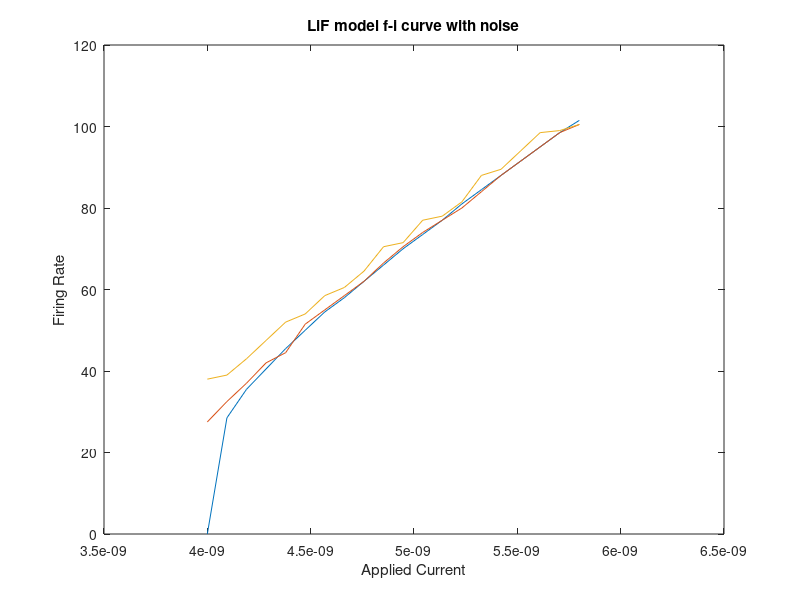

The MATLAB source for this figure:
% Tutorial 2.1 - Homework 1
%Code written by CConnor Zawacki
%About: This code simulates a leaky integrate and fire model neuron
%and analyzes the resulting f-I curve.

%NOTE: all "plot" functions are currently commented out. To see their
%products please view the attached pdf

%% Question 1a
%params 
EL = -70e-3; %  Reversal Potentail
Rm = 5e6;    %  Membrane Resistance
Cm = 2e-9;   %  Membrane Capacitance
Vth = -50e-3; %  Threshold Potential
Vres = -65e-3;%  Reset Potential
dt = 0.1e-3; %  Timestep used in calculations
%dt = 0.1e-4 %  Timestep used in question 2c

%Vectors
Tvec = (0:dt:2);
Vmvec = zeros(size(Tvec));
Vmvec(1) = EL;
Io = 0; % This is just a placeholder so I can compile this section of code
Iappvec = ones(size(Tvec))*Io; % Io not yet determined

%Calculations (for loop)
for i = 2:numel(Tvec)
    Vmvec(i) = Vmvec(i-1) + (((EL - Vmvec(i-1))/Rm + Iappvec(i))/Cm)*dt;
    if Vmvec(i)>= Vth
        Vmvec(i) = Vres;
    end
end

%% Question 1b
%Q: What is the minimum applied current needed for a neuron to produce
%spikes?
%A: min applied current = conductance * (difference between threshold
%potential and leak potential)
Ith = (1/Rm) * (Vth - EL); 

%simulation of applied charge just below min
Io = (Ith*0.95);
Iappvec = ones(size(Tvec))*Io;
for i = 2:numel(Tvec)
    Vmvec(i) = Vmvec(i-1) + (((EL - Vmvec(i-1))/Rm + Iappvec(i))/Cm)*dt;
    if Vmvec(i)>= Vth
        Vmvec(i) = Vres;
    end
end


%plot(Tvec(1:2000), Vmvec(1:2000));
%xlabel("Time (s)");
%ylabel("Membrane Potential (V)")
%title("LiF model (no spikes)")
%200ms because there is no ISI for a non firing neuron
%plot(Tvec, Vmvec) % this is here in case you wanted the whole thing

%simulation of applied charge just above min
Io = (Ith*1.01);
Iappvec = ones(size(Tvec))*Io;
for i = 2:numel(Tvec)
    Vmvec(i) = Vmvec(i-1) + (((EL - Vmvec(i-1))/Rm + Iappvec(i))/Cm)*dt;
    if Vmvec(i)>= Vth
        Vmvec(i) = Vres;
    end
end

%plot(Tvec(1:2000), Vmvec(1:2000));
%xlabel("Time (s)");
%ylabel("Membrane Potential (V)")
%title("LiF model (few spikes)")
%plot(Tvec, Vmvec) % this is here in case you wanted the whole thing

%% Question 1c
%Simulate at least 10 different values of Iapp such that firing rate varies
%from 0-100 Hz

%after some experimentation, 1.45*Ith produces about 100 Hz, so to solve
%the question we make a vec storing a uniform range of values between Ith
%and Ith*1.45 and a corresponding firing rate vec of the same size

%this implementation may look strange, but it produces a 20 element vector 
% with values uniformly sclaing from Ith to Ith*1.45 for better looking
%smoother plots, replace the "19" figure below with "n" where 
% n = (desired data points)-1

Iovec = Ith:((Ith*1.45)-Ith)/19:(Ith*1.45); 
firevec = zeros(size(Iovec));

%To update each value of the above vectors we must loop their values
%through our "trial" logic, updating spike numbers in each trial
%individually 
for k=1:numel(Iovec)
    trialspikes = 0;
    Io = (Iovec(k));
    Iappvec = ones(size(Tvec))*Io;
    for i = 2:numel(Tvec)
        Vmvec(i) = Vmvec(i-1) + (((EL - Vmvec(i-1))/Rm + Iappvec(i))/Cm)*dt;
        if Vmvec(i)>= Vth
            Vmvec(i) = Vres;
            trialspikes = trialspikes+1;
        end
    end
    firevec(k) = trialspikes/2; %simulation is 2 seconds long, we want fires per second
end
%plot(Iovec,firevec, 'o');
%xlabel("Applied Current (V)");
%ylabel("Fire Rate (Hz)")
%title("LiF model f-i curve")
%hold on
%% Question 1d
%Q: Compare by plotting with different symbols on the same graph produced
%in 1c the curve you obtain from the equation below for the firng rate of
%the neuron as you vary injected current

altfirevec = zeros(size(firevec));

for i = 1:numel(Iovec)
    if Iovec(i)>Ith % this should ensure that we aren't taking ln of a neg number or 0
        ISI = (Rm*Cm)*log(Iovec(i)*Rm+EL-Vres) - (Rm*Cm)*log(Iovec(i)*Rm+EL-Vth);
        altfirevec(i)= 1/ISI ;

    end
end
%plot(Iovec, altfirevec, 'v')


%% Question 2a + 2b
%Add a noise term to the simulation of Q1 by adding to the total membrane
%potential change at each time step a noise term
%Plot firingrate curve as a function of Iapp for at least 2 values of
%sigma_I. Explain the effect of increasing sigma_I

%code adapted from question 1c. the one difference is the addition of a
%noise term. Triple nested for loop is very ugly, but it was the simplest
%solution I could think of.

Iovec = Ith:((Ith*1.45)-Ith)/19:(Ith*1.45); 
firevec = zeros(size(Iovec));
sigmavec = [0, 10, 30]*0.001; 
for j=1:numel(sigmavec)
sigma=sigmavec(j);
for k=1:numel(Iovec)
    trialspikes = 0;
    Io = (Iovec(k));
    Iappvec = ones(size(Tvec))*Io;
    for i = 2:numel(Tvec)
        Vmvec(i) = Vmvec(i-1) + (((EL - Vmvec(i-1))/Rm + Iappvec(i))/Cm)*dt + (randn(1)*sigma*sqrt(dt));
        if Vmvec(i)>= Vth
            Vmvec(i) = Vres;
            trialspikes = trialspikes+1;
        end
    end
    firevec(k) = trialspikes/2; %simulation is 2 seconds long, we want fires per second
end
plot(Iovec,firevec);
xlabel("Applied Current")
ylabel("Firing Rate");
title("LiF model f-i curve with noise")
hold on
end


%% Question 2c

%as opposed to copying and pasting code for this question as I have above,
%it is far simpler to just swap the variable manually. I have included a
%commented section of code near where dt was first initialized
%corresponding to the swap

%Q: Test that your code is correct by repeating a smiulation with your
%time-step, dt, a factor of ten smaller. Are the results very different?

%A: See pdf

